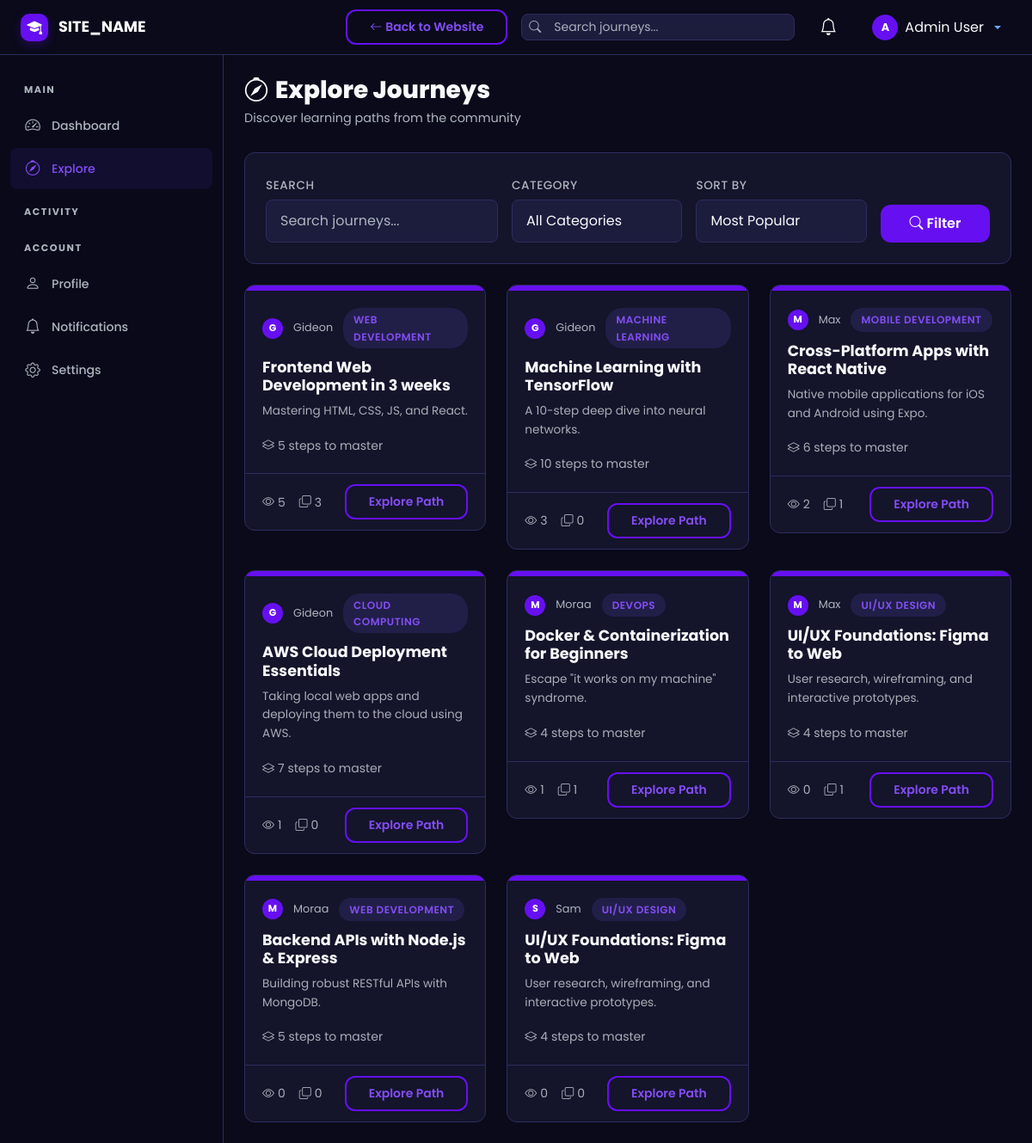
/explore.php (signed in), run on an earlier commit of the app's database.
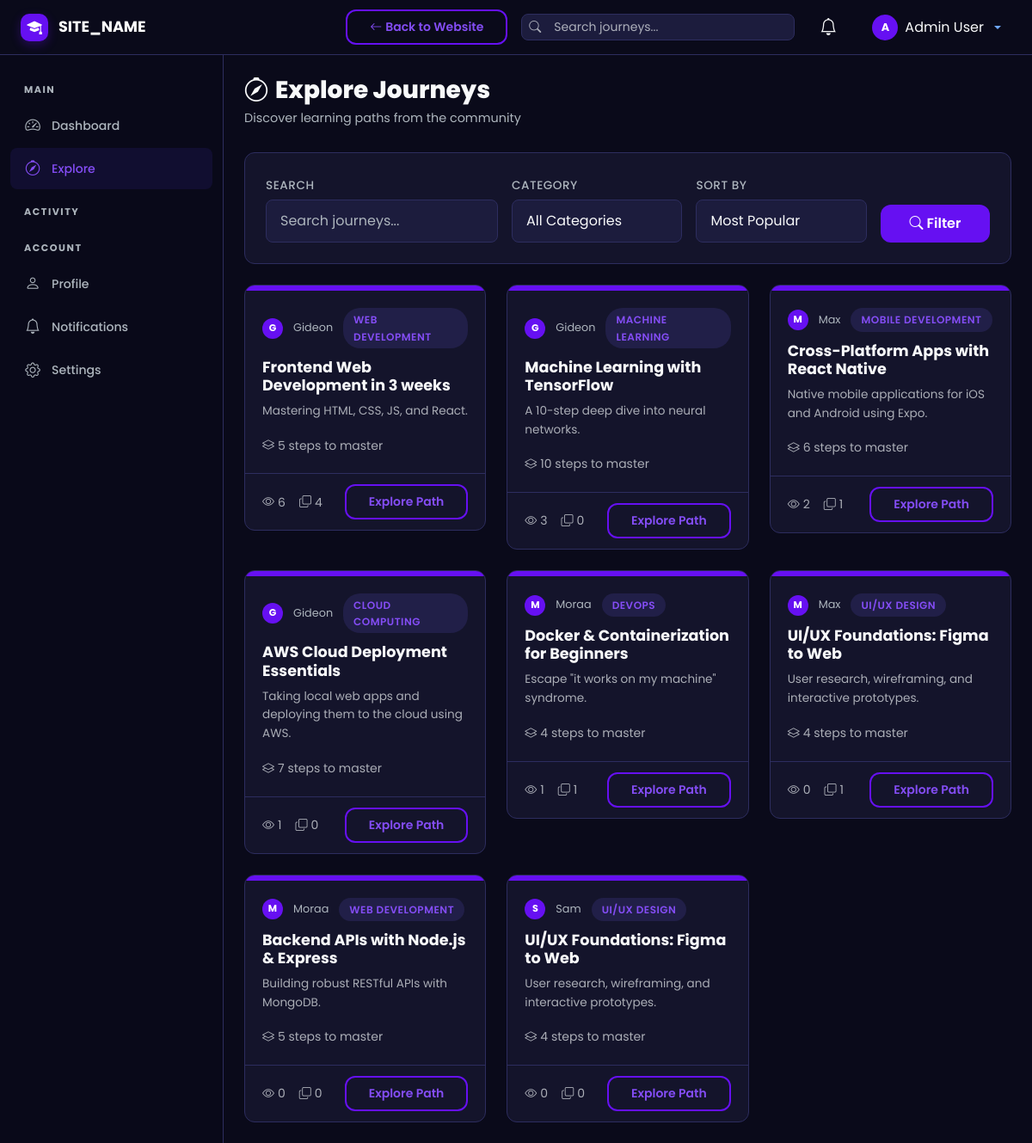
And on a later commit of the database.
### tables this page shows
CREATE TABLE `journeys` (
  `id` int UNSIGNED NOT NULL,
  `user_id` int UNSIGNED NOT NULL,
  `title` varchar(255) NOT NULL,
  `slug` varchar(255) NOT NULL,
  `description` text,
  `category_id` int UNSIGNED DEFAULT NULL,
  `visibility` enum('public','private') NOT NULL DEFAULT 'public',
  `status` enum('active','completed','archived') NOT NULL DEFAULT 'active',
  `is_featured` tinyint(1) NOT NULL DEFAULT '0',
  `total_steps` int UNSIGNED NOT NULL DEFAULT '0',
  `completed_steps` int UNSIGNED NOT NULL DEFAULT '0',
  `clone_count` int UNSIGNED NOT NULL DEFAULT '0',
  `view_count` int UNSIGNED NOT NULL DEFAULT '0',
  `created_at` datetime NOT NULL DEFAULT CURRENT_TIMESTAMP,
  `updated_at` datetime NOT NULL DEFAULT CURRENT_TIMESTAMP ON UPDATE CURRENT_TIMESTAMP
);

CREATE TABLE `users` (
  `id` int UNSIGNED NOT NULL,
  `username` varchar(50) NOT NULL,
  `email` varchar(255) NOT NULL,
  `password_hash` varchar(255) NOT NULL,
  `full_name` varchar(100) NOT NULL,
  `avatar` varchar(255) DEFAULT 'default-avatar.png',
  `bio` text,
  `role` enum('user','admin') NOT NULL DEFAULT 'user',
  `is_active` tinyint(1) NOT NULL DEFAULT '1',
  `current_streak` int UNSIGNED NOT NULL DEFAULT '0',
  `longest_streak` int UNSIGNED NOT NULL DEFAULT '0',
  `last_activity_date` date DEFAULT NULL,
  `created_at` datetime NOT NULL DEFAULT CURRENT_TIMESTAMP,
  `updated_at` datetime NOT NULL DEFAULT CURRENT_TIMESTAMP ON UPDATE CURRENT_TIMESTAMP
);

CREATE TABLE `categories` (
  `id` int UNSIGNED NOT NULL,
  `name` varchar(100) NOT NULL,
  `slug` varchar(100) NOT NULL,
  `icon` varchar(50) DEFAULT 'bi-folder',
  `created_at` datetime NOT NULL DEFAULT CURRENT_TIMESTAMP
);

### includes/helpers.php (called while the page is built, shortened)
<?php
function sanitize(?string $input): string {
    return htmlspecialchars(trim($input), ENT_QUOTES, 'UTF-8');
}
function truncateText(string $text, int $length = 150): string {
    if (mb_strlen($text) <= $length) return $text;
    return mb_substr($text, 0, $length) . '...';
}

### includes/session.php (called while the page is built, shortened)
<?php
function isLoggedIn(): bool {
    return isset($_SESSION['user_id']);
}

### explore.php (the view, shortened to what this page needs)
<?php
require_once __DIR__ . '/includes/dashboard_header.php';
$db = getDB();
$search     = trim($_GET['q'] ?? '');
$sortBy     = $_GET['sort'] ?? 'popular';
$where = "j.visibility = 'public'";
$params = [];
if (isLoggedIn()) {
    $currentUserId = getCurrentUserId();
    $where .= " AND j.user_id != ?";
    $params[] = $currentUserId;
    $where .= " AND NOT EXISTS (
        SELECT 1 FROM cloned_journeys cj
        WHERE cj.original_journey_id = j.id AND cj.user_id = ?
    )";
    $params[] = $currentUserId;
}
$orderBy = match($sortBy) {
    'newest'     => 'j.created_at DESC',
    'completion' => 'completion_pct DESC',
    'clones'     => 'j.clone_count DESC',
    default      => 'j.view_count DESC'
};
$stmt = $db->prepare("SELECT j.*, u.username, u.avatar, c.name AS category_name,
    CASE WHEN j.total_steps > 0 THEN ROUND((j.completed_steps / j.total_steps) * 100) ELSE 0 END AS completion_pct
    FROM journeys j
    JOIN users u ON j.user_id = u.id
    LEFT JOIN categories c ON j.category_id = c.id
    WHERE $where
    ORDER BY $orderBy
    LIMIT 30");
$stmt->execute($params);
$journeys = $stmt->fetchAll();
?>
<div class="st-page-header">
    <h1 class="st-page-title"><i class="bi bi-compass me-2"></i>Explore Journeys</h1>
    <p class="st-page-subtitle">Discover learning paths from the community</p>
</div>
<div class="st-card mb-4">
    <form method="GET" class="row g-3 align-items-end">
        <div class="col-md-4">
            <label class="st-form-label">Search</label>
            <input type="text" name="q" class="form-control st-form-control" placeholder="Search journeys..." value="<?= sanitize($search) ?>">
        </div>
        <div class="col-md-3">
            <label class="st-form-label">Category</label>
            <select name="category" class="form-select st-form-control">
                <option value="0">All Categories</option>
            </select>
        </div>
        <div class="col-md-3">
            <label class="st-form-label">Sort By</label>
            <select name="sort" class="form-select st-form-control">
                <option value="popular" <?= $sortBy === 'popular' ? 'selected' : '' ?>>Most Popular</option>
            </select>
        </div>
        <div class="col-md-2">
            <button type="submit" class="btn btn-st-primary w-100"><i class="bi bi-search me-1"></i>Filter</button>
        </div>
    </form>
</div>
<?php if (empty($journeys)): ?>
    <div class="st-card">
        <div class="st-empty-state">
            <i class="bi bi-compass d-block"></i>
            <h5>No journeys found</h5>
            <p>Try adjusting your filters or search terms.</p>
        </div>
    </div>
<?php else: ?>
    <div class="row g-4">
        <?php foreach ($journeys as $j): ?>
        <div class="col-md-6 col-xl-4">
            <div class="st-journey-card">
                <div class="card-header-gradient"></div>
                <div class="card-body">
                    <div class="card-meta">
                        <div class="st-avatar-initial" style="width:24px;height:24px;font-size:0.7rem;">
                            <?= strtoupper(substr(sanitize(ltrim(!empty($j['full_name']) ? $j['full_name'] : $j['username'], '@')), 0, 1)) ?>
                        </div>
                        <span><?= sanitize(ltrim($j['username'], '@')) ?></span>
                        <?php if ($j['category_name']): ?>
                            <span class="st-badge st-badge-primary"><?= sanitize($j['category_name']) ?></span>
                        <?php endif; ?>
                    </div>
                    <h5 class="card-title">
                        <a href="<?= SITE_URL ?>/journey/view.php?id=<?= $j['id'] ?>" class="text-decoration-none text-light"><?= sanitize($j['title']) ?></a>
                    </h5>
                    <p class="text-muted mb-3" style="font-size:0.85rem;"><?= truncateText(sanitize($j['description'] ?? ''), 100) ?></p>
                    <small class="text-muted"><i class="bi bi-layers me-1"></i><?= $j['total_steps'] ?> steps to master</small>
                </div>
                <div class="card-footer">
                    <div class="d-flex gap-3">
                        <small class="text-muted"><i class="bi bi-eye me-1"></i><?= number_format($j['view_count']) ?></small>
                        <small class="text-muted"><i class="bi bi-copy me-1"></i><?= $j['clone_count'] ?></small>
                    </div>
                    <a href="<?= SITE_URL ?>/journey/view.php?id=<?= $j['id'] ?>" class="btn btn-sm btn-st-secondary">Explore Path</a>
                </div>
            </div>
        </div>
        <?php endforeach; ?>
    </div>
<?php endif; ?>
<?php require_once __DIR__ . '/includes/dashboard_footer.php'; ?>

What changed in the data, as far as the page shows it:
changed journeys "Frontend Web Development in 3 weeks": view_count "5" → "6"; clone_count "3" → "4"
